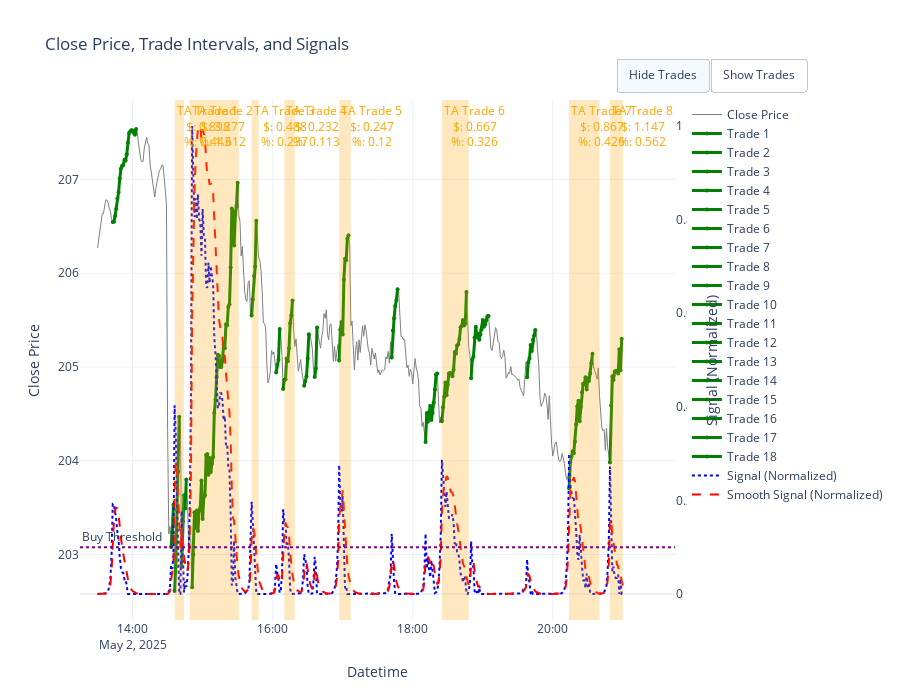

Notebook code for this chart:
### Code cell
df_fin = saveDF_checkDAY(
                        df=df,
                        ticker=ticker,
                        min_prof_thr=min_prof_thr, 
                        max_down_prop=max_down_prop, 
                        gain_tightening_factor=gain_tightening_factor,
                        smooth_win_sig=smooth_win_sig, 
                        pre_entry_decay=pre_entry_decay, 
                        buy_threshold=buy_threshold, 
                        trailing_stop_thresh=trailing_stop_thresh,
                        day_to_check=day_to_check,
                        reduce_win=reduce_win
                        )

df_fin

### Figure 1 — Plotly figure (JSON) as saved in the notebook; plotly's stock layout.template omitted (floating-point values rounded to 4 significant figures; data arrays with more than 128 entries replaced by an {"elided": "..."} marker saying what was removed)
{"data": [{"hoverinfo": "x+y", "hovertemplate": "Date: %{x}<br>Close: %{y:.2f}<extra></extra>", "line": {"color": "grey", "width": 1}, "mode": "lines", "name": "Close Price", "type": "scatter", "x": {"elided": "451 str values"}, "y": {"elided": "451 float values"}}, {"hoveron": "points", "hovertemplate": "Trade 1: Return: 0.48%<extra></extra>", "line": {"color": "green", "width": 3}, "marker": {"color": "green", "size": 4}, "mode": "lines+markers", "name": "Trade 1", "type": "scatter", "visible": true, "x": ["2025-05-02T13:43:00.000000000", "2025-05-02T13:44:00.000000000", "2025-05-02T13:45:00.000000000", "2025-05-02T13:46:00.000000000", "2025-05-02T13:47:00.000000000", "2025-05-02T13:48:00.000000000", "2025-05-02T13:49:00.000000000", "2025-05-02T13:50:00.000000000", "2025-05-02T13:51:00.000000000", "2025-05-02T13:52:00.000000000", "2025-05-02T13:53:00.000000000", "2025-05-02T13:54:00.000000000", "2025-05-02T13:55:00.000000000", "2025-05-02T13:56:00.000000000", "2025-05-02T13:57:00.000000000", "2025-05-02T13:58:00.000000000", "2025-05-02T13:59:00.000000000", "2025-05-02T14:00:00.000000000", "2025-05-02T14:01:00.000000000", "2025-05-02T14:02:00.000000000", "2025-05-02T14:03:00.000000000"], "y": [206.5, 206.5, 206.6, 206.7, 206.8, 206.9, 207.0, 207.1, 207.1, 207.2, 207.2, 207.2, 207.3, 207.4, 207.5, 207.5, 207.5, 207.5, 207.5, 207.5, 207.5]}, {"hoveron": "points", "hovertemplate": "Trade 2: Return: 0.22%<extra></extra>", "line": {"color": "green", "width": 3}, "marker": {"color": "green", "size": 4}, "mode": "lines+markers", "name": "Trade 2", "type": "scatter", "visible": true, "x": ["2025-05-02T14:33:00.000000000", "2025-05-02T14:34:00.000000000", "2025-05-02T14:35:00.000000000"], "y": [203.1, 203.2, 203.5]}, {"hoveron": "points", "hovertemplate": "Trade 3: Return: 0.92%<extra></extra>", "line": {"color": "green", "width": 3}, "marker": {"color": "green", "size": 4}, "mode": "lines+markers", "name": "Trade 3", "type": "scatter", "visible": true, "x": ["2025-05-02T14:36:00.000000000", "2025-05-02T14:37:00.000000000", "2025-05-02T14:38:00.000000000", "2025-05-02T14:39:00.000000000", "2025-05-02T14:40:00.000000000"], "y": [202.6, 202.9, 203.5, 203.9, 204.5]}, {"hoveron": "points", "hovertemplate": "Trade 4: Return: 0.46%<extra></extra>", "line": {"color": "green", "width": 3}, "marker": {"color": "green", "size": 4}, "mode": "lines+markers", "name": "Trade 4", "type": "scatter", "visible": true, "x": ["2025-05-02T14:42:00.000000000", "2025-05-02T14:43:00.000000000", "2025-05-02T14:44:00.000000000", "2025-05-02T14:45:00.000000000", "2025-05-02T14:46:00.000000000"], "y": [202.9, 203.3, 203.6, 203.5, 203.8]}, {"hoveron": "points", "hovertemplate": "Trade 5: Return: 2.13%<extra></extra>", "line": {"color": "green", "width": 3}, "marker": {"color": "green", "size": 4}, "mode": "lines+markers", "name": "Trade 5", "type": "scatter", "visible": true, "x": ["2025-05-02T14:51:00.000000000", "2025-05-02T14:52:00.000000000", "2025-05-02T14:53:00.000000000", "2025-05-02T14:54:00.000000000", "2025-05-02T14:55:00.000000000", "2025-05-02T14:56:00.000000000", "2025-05-02T14:57:00.000000000", "2025-05-02T14:58:00.000000000", "2025-05-02T14:59:00.000000000", "2025-05-02T15:00:00.000000000", "2025-05-02T15:01:00.000000000", "2025-05-02T15:02:00.000000000", "2025-05-02T15:03:00.000000000", "2025-05-02T15:04:00.000000000", "2025-05-02T15:05:00.000000000", "2025-05-02T15:06:00.000000000", "2025-05-02T15:07:00.000000000", "2025-05-02T15:08:00.000000000", "2025-05-02T15:09:00.000000000", "2025-05-02T15:10:00.000000000", "2025-05-02T15:11:00.000000000", "2025-05-02T15:12:00.000000000", "2025-05-02T15:13:00.000000000", "2025-05-02T15:14:00.000000000", "2025-05-02T15:15:00.000000000", "2025-05-02T15:16:00.000000000", "2025-05-02T15:17:00.000000000", "2025-05-02T15:18:00.000000000", "2025-05-02T15:19:00.000000000", "2025-05-02T15:20:00.000000000", "2025-05-02T15:21:00.000000000", "2025-05-02T15:22:00.000000000", "2025-05-02T15:23:00.000000000", "2025-05-02T15:24:00.000000000", "2025-05-02T15:25:00.000000000", "2025-05-02T15:26:00.000000000", "2025-05-02T15:27:00.000000000", "2025-05-02T15:28:00.000000000", "2025-05-02T15:29:00.000000000", "2025-05-02T15:30:00.000000000"], "y": [202.7, 203.0, 203.4, 203.3, 203.5, 203.2, 203.5, 203.5, 203.8, 203.4, 203.6, 203.6, 204.1, 204.1, 203.8, 204.0, 203.9, 204.0, 204.0, 204.5, 204.7, 204.9, 205.1, 205.1, 205.0, 205.0, 205.1, 205.2, 205.2, 205.5, 205.4, 205.6, 205.7, 206.1, 206.7, 206.7, 206.3, 206.6, 206.7, 207.0]}, {"hoveron": "points", "hovertemplate": "Trade 6: Return: 0.49%<extra></extra>", "line": {"color": "green", "width": 3}, "marker": {"color": "green", "size": 4}, "mode": "lines+markers", "name": "Trade 6", "type": "scatter", "visible": true, "x": ["2025-05-02T15:42:00.000000000", "2025-05-02T15:43:00.000000000", "2025-05-02T15:44:00.000000000", "2025-05-02T15:45:00.000000000", "2025-05-02T15:46:00.000000000"], "y": [205.6, 205.7, 206.0, 206.1, 206.6]}, {"hoveron": "points", "hovertemplate": "Trade 7: Return: 0.23%<extra></extra>", "line": {"color": "green", "width": 3}, "marker": {"color": "green", "size": 4}, "mode": "lines+markers", "name": "Trade 7", "type": "scatter", "visible": true, "x": ["2025-05-02T16:03:00.000000000", "2025-05-02T16:04:00.000000000", "2025-05-02T16:05:00.000000000", "2025-05-02T16:06:00.000000000"], "y": [204.9, 205.0, 205.1, 205.4]}, {"hoveron": "points", "hovertemplate": "Trade 8: Return: 0.46%<extra></extra>", "line": {"color": "green", "width": 3}, "marker": {"color": "green", "size": 4}, "mode": "lines+markers", "name": "Trade 8", "type": "scatter", "visible": true, "x": ["2025-05-02T16:09:00.000000000", "2025-05-02T16:10:00.000000000", "2025-05-02T16:11:00.000000000", "2025-05-02T16:12:00.000000000", "2025-05-02T16:13:00.000000000", "2025-05-02T16:14:00.000000000", "2025-05-02T16:15:00.000000000", "2025-05-02T16:16:00.000000000", "2025-05-02T16:17:00.000000000"], "y": [204.8, 204.9, 204.9, 205.1, 205.1, 205.2, 205.5, 205.6, 205.7]}, {"hoveron": "points", "hovertemplate": "Trade 9: Return: 0.27%<extra></extra>", "line": {"color": "green", "width": 3}, "marker": {"color": "green", "size": 4}, "mode": "lines+markers", "name": "Trade 9", "type": "scatter", "visible": true, "x": ["2025-05-02T16:27:00.000000000", "2025-05-02T16:28:00.000000000", "2025-05-02T16:29:00.000000000", "2025-05-02T16:30:00.000000000", "2025-05-02T16:31:00.000000000"], "y": [204.8, 204.8, 204.9, 205.1, 205.3]}, {"hoveron": "points", "hovertemplate": "Trade 10: Return: 0.26%<extra></extra>", "line": {"color": "green", "width": 3}, "marker": {"color": "green", "size": 4}, "mode": "lines+markers", "name": "Trade 10", "type": "scatter", "visible": true, "x": ["2025-05-02T16:36:00.000000000", "2025-05-02T16:37:00.000000000", "2025-05-02T16:38:00.000000000"], "y": [204.9, 205.0, 205.4]}, {"hoveron": "points", "hovertemplate": "Trade 11: Return: 0.65%<extra></extra>", "line": {"color": "green", "width": 3}, "marker": {"color": "green", "size": 4}, "mode": "lines+markers", "name": "Trade 11", "type": "scatter", "visible": true, "x": ["2025-05-02T16:57:00.000000000", "2025-05-02T16:58:00.000000000", "2025-05-02T16:59:00.000000000", "2025-05-02T17:00:00.000000000", "2025-05-02T17:01:00.000000000", "2025-05-02T17:02:00.000000000", "2025-05-02T17:03:00.000000000", "2025-05-02T17:04:00.000000000", "2025-05-02T17:05:00.000000000"], "y": [205.1, 205.4, 205.5, 205.3, 205.9, 206.2, 206.1, 206.4, 206.4]}, {"hoveron": "points", "hovertemplate": "Trade 12: Return: 0.36%<extra></extra>", "line": {"color": "green", "width": 3}, "marker": {"color": "green", "size": 4}, "mode": "lines+markers", "name": "Trade 12", "type": "scatter", "visible": true, "x": ["2025-05-02T17:42:00.000000000", "2025-05-02T17:43:00.000000000", "2025-05-02T17:44:00.000000000", "2025-05-02T17:45:00.000000000", "2025-05-02T17:46:00.000000000", "2025-05-02T17:47:00.000000000"], "y": [205.1, 205.4, 205.5, 205.7, 205.7, 205.8]}, {"hoveron": "points", "hovertemplate": "Trade 13: Return: 0.36%<extra></extra>", "line": {"color": "green", "width": 3}, "marker": {"color": "green", "size": 4}, "mode": "lines+markers", "name": "Trade 13", "type": "scatter", "visible": true, "x": ["2025-05-02T18:11:00.000000000", "2025-05-02T18:12:00.000000000", "2025-05-02T18:13:00.000000000", "2025-05-02T18:14:00.000000000", "2025-05-02T18:15:00.000000000", "2025-05-02T18:16:00.000000000", "2025-05-02T18:17:00.000000000", "2025-05-02T18:18:00.000000000", "2025-05-02T18:19:00.000000000", "2025-05-02T18:20:00.000000000", "2025-05-02T18:21:00.000000000"], "y": [204.2, 204.5, 204.4, 204.5, 204.6, 204.4, 204.5, 204.6, 204.8, 204.9, 204.9]}, {"hoveron": "points", "hovertemplate": "Trade 14: Return: 0.68%<extra></extra>", "line": {"color": "green", "width": 3}, "marker": {"color": "green", "size": 4}, "mode": "lines+markers", "name": "Trade 14", "type": "scatter", "visible": true, "x": ["2025-05-02T18:25:00.000000000", "2025-05-02T18:26:00.000000000", "2025-05-02T18:27:00.000000000", "2025-05-02T18:28:00.000000000", "2025-05-02T18:29:00.000000000", "2025-05-02T18:30:00.000000000", "2025-05-02T18:31:00.000000000", "2025-05-02T18:32:00.000000000", "2025-05-02T18:33:00.000000000", "2025-05-02T18:34:00.000000000", "2025-05-02T18:35:00.000000000", "2025-05-02T18:36:00.000000000", "2025-05-02T18:37:00.000000000", "2025-05-02T18:38:00.000000000", "2025-05-02T18:39:00.000000000", "2025-05-02T18:40:00.000000000", "2025-05-02T18:41:00.000000000", "2025-05-02T18:42:00.000000000", "2025-05-02T18:43:00.000000000", "2025-05-02T18:44:00.000000000", "2025-05-02T18:45:00.000000000", "2025-05-02T18:46:00.000000000"], "y": [204.4, 204.6, 204.7, 204.8, 204.7, 204.8, 204.9, 204.9, 204.9, 204.9, 205.0, 205.2, 205.1, 205.2, 205.2, 205.3, 205.4, 205.4, 205.5, 205.4, 205.5, 205.8]}, {"hoveron": "points", "hovertemplate": "Trade 15: Return: 0.32%<extra></extra>", "line": {"color": "green", "width": 3}, "marker": {"color": "green", "size": 4}, "mode": "lines+markers", "name": "Trade 15", "type": "scatter", "visible": true, "x": ["2025-05-02T18:50:00.000000000", "2025-05-02T18:51:00.000000000", "2025-05-02T18:52:00.000000000", "2025-05-02T18:53:00.000000000", "2025-05-02T18:54:00.000000000", "2025-05-02T18:55:00.000000000", "2025-05-02T18:56:00.000000000", "2025-05-02T18:57:00.000000000", "2025-05-02T18:58:00.000000000", "2025-05-02T18:59:00.000000000", "2025-05-02T19:00:00.000000000", "2025-05-02T19:01:00.000000000", "2025-05-02T19:02:00.000000000", "2025-05-02T19:03:00.000000000", "2025-05-02T19:04:00.000000000", "2025-05-02T19:05:00.000000000"], "y": [204.9, 205.1, 205.1, 205.3, 205.4, 205.3, 205.4, 205.3, 205.3, 205.4, 205.5, 205.4, 205.4, 205.5, 205.5, 205.5]}, {"hoveron": "points", "hovertemplate": "Trade 16: Return: 0.25%<extra></extra>", "line": {"color": "green", "width": 3}, "marker": {"color": "green", "size": 4}, "mode": "lines+markers", "name": "Trade 16", "type": "scatter", "visible": true, "x": ["2025-05-02T19:38:00.000000000", "2025-05-02T19:39:00.000000000", "2025-05-02T19:40:00.000000000", "2025-05-02T19:41:00.000000000", "2025-05-02T19:42:00.000000000", "2025-05-02T19:43:00.000000000", "2025-05-02T19:44:00.000000000", "2025-05-02T19:45:00.000000000"], "y": [204.9, 205.1, 205.1, 205.2, 205.2, 205.3, 205.3, 205.4]}, {"hoveron": "points", "hovertemplate": "Trade 17: Return: 0.70%<extra></extra>", "line": {"color": "green", "width": 3}, "marker": {"color": "green", "size": 4}, "mode": "lines+markers", "name": "Trade 17", "type": "scatter", "visible": true, "x": ["2025-05-02T20:14:00.000000000", "2025-05-02T20:15:00.000000000", "2025-05-02T20:16:00.000000000", "2025-05-02T20:17:00.000000000", "2025-05-02T20:18:00.000000000", "2025-05-02T20:19:00.000000000", "2025-05-02T20:20:00.000000000", "2025-05-02T20:21:00.000000000", "2025-05-02T20:22:00.000000000", "2025-05-02T20:23:00.000000000", "2025-05-02T20:24:00.000000000", "2025-05-02T20:25:00.000000000", "2025-05-02T20:26:00.000000000", "2025-05-02T20:27:00.000000000", "2025-05-02T20:28:00.000000000", "2025-05-02T20:29:00.000000000", "2025-05-02T20:30:00.000000000", "2025-05-02T20:31:00.000000000", "2025-05-02T20:32:00.000000000", "2025-05-02T20:33:00.000000000", "2025-05-02T20:34:00.000000000"], "y": [203.7, 204.0, 204.0, 204.1, 204.1, 204.2, 204.4, 204.6, 204.6, 204.4, 204.6, 204.7, 204.8, 204.8, 204.9, 204.8, 204.9, 204.9, 204.9, 205.0, 205.1]}, {"hoveron": "points", "hovertemplate": "Trade 18: Return: 0.65%<extra></extra>", "line": {"color": "green", "width": 3}, "marker": {"color": "green", "size": 4}, "mode": "lines+markers", "name": "Trade 18", "type": "scatter", "visible": true, "x": ["2025-05-02T20:49:00.000000000", "2025-05-02T20:50:00.000000000", "2025-05-02T20:51:00.000000000", "2025-05-02T20:52:00.000000000", "2025-05-02T20:53:00.000000000", "2025-05-02T20:54:00.000000000", "2025-05-02T20:55:00.000000000", "2025-05-02T20:56:00.000000000", "2025-05-02T20:57:00.000000000", "2025-05-02T20:58:00.000000000", "2025-05-02T20:59:00.000000000"], "y": [204.0, 204.6, 204.9, 204.9, 204.9, 205.0, 205.0, 204.9, 205.2, 205.0, 205.3]}, {"hovertemplate": "Date: %{x}<br>Signal: %{y:.2f}<extra></extra>", "line": {"color": "blue", "dash": "dot", "width": 2}, "mode": "lines", "name": "Signal (Normalized)", "type": "scatter", "visible": true, "x": {"elided": "451 str values"}, "y": {"elided": "451 float values"}, "yaxis": "y2"}, {"hovertemplate": "Date: %{x}<br>Smooth Signal: %{y:.2f}<extra></extra>", "line": {"color": "red", "dash": "dash", "width": 2}, "mode": "lines", "name": "Smooth Signal (Normalized)", "type": "scatter", "visible": true, "x": {"elided": "451 str values"}, "y": {"elided": "451 float values"}, "yaxis": "y2"}], "layout": {"annotations": [{"font": {"color": "orange"}, "showarrow": false, "text": "TA Trade 1<br>$: 0.898<br>%: 0.443", "x": "2025-05-02T14:36:00", "xanchor": "left", "xref": "x", "y": 1, "yanchor": "top", "yref": "y domain"}, {"font": {"color": "orange"}, "showarrow": false, "text": "TA Trade 2<br>$: 3.277<br>%: 1.612", "x": "2025-05-02T14:49:00", "xanchor": "left", "xref": "x", "y": 1, "yanchor": "top", "yref": "y domain"}, {"font": {"color": "orange"}, "showarrow": false, "text": "TA Trade 3<br>$: 0.488<br>%: 0.237", "x": "2025-05-02T15:42:00", "xanchor": "left", "xref": "x", "y": 1, "yanchor": "top", "yref": "y domain"}, {"font": {"color": "orange"}, "showarrow": false, "text": "TA Trade 4<br>$: 0.232<br>%: 0.113", "x": "2025-05-02T16:10:00", "xanchor": "left", "xref": "x", "y": 1, "yanchor": "top", "yref": "y domain"}, {"font": {"color": "orange"}, "showarrow": false, "text": "TA Trade 5<br>$: 0.247<br>%: 0.12", "x": "2025-05-02T16:57:00", "xanchor": "left", "xref": "x", "y": 1, "yanchor": "top", "yref": "y domain"}, {"font": {"color": "orange"}, "showarrow": false, "text": "TA Trade 6<br>$: 0.667<br>%: 0.326", "x": "2025-05-02T18:25:00", "xanchor": "left", "xref": "x", "y": 1, "yanchor": "top", "yref": "y domain"}, {"font": {"color": "orange"}, "showarrow": false, "text": "TA Trade 7<br>$: 0.867<br>%: 0.426", "x": "2025-05-02T20:14:00", "xanchor": "left", "xref": "x", "y": 1, "yanchor": "top", "yref": "y domain"}, {"font": {"color": "orange"}, "showarrow": false, "text": "TA Trade 8<br>$: 1.147<br>%: 0.562", "x": "2025-05-02T20:49:00", "xanchor": "left", "xref": "x", "y": 1, "yanchor": "top", "yref": "y domain"}, {"showarrow": false, "text": "Buy Threshold", "x": 0, "xanchor": "left", "xref": "x domain", "y": 0.1, "yanchor": "bottom", "yref": "y2"}], "height": 700, "hovermode": "x unified", "shapes": [{"fillcolor": "orange", "line": {"width": 0}, "opacity": 0.25, "type": "rect", "x0": "2025-05-02T14:36:00", "x1": "2025-05-02T14:44:00", "xref": "x", "y0": 0, "y1": 1, "yref": "y domain"}, {"fillcolor": "orange", "line": {"width": 0}, "opacity": 0.25, "type": "rect", "x0": "2025-05-02T14:49:00", "x1": "2025-05-02T15:31:00", "xref": "x", "y0": 0, "y1": 1, "yref": "y domain"}, {"fillcolor": "orange", "line": {"width": 0}, "opacity": 0.25, "type": "rect", "x0": "2025-05-02T15:42:00", "x1": "2025-05-02T15:48:00", "xref": "x", "y0": 0, "y1": 1, "yref": "y domain"}, {"fillcolor": "orange", "line": {"width": 0}, "opacity": 0.25, "type": "rect", "x0": "2025-05-02T16:10:00", "x1": "2025-05-02T16:19:00", "xref": "x", "y0": 0, "y1": 1, "yref": "y domain"}, {"fillcolor": "orange", "line": {"width": 0}, "opacity": 0.25, "type": "rect", "x0": "2025-05-02T16:57:00", "x1": "2025-05-02T17:07:00", "xref": "x", "y0": 0, "y1": 1, "yref": "y domain"}, {"fillcolor": "orange", "line": {"width": 0}, "opacity": 0.25, "type": "rect", "x0": "2025-05-02T18:25:00", "x1": "2025-05-02T18:48:00", "xref": "x", "y0": 0, "y1": 1, "yref": "y domain"}, {"fillcolor": "orange", "line": {"width": 0}, "opacity": 0.25, "type": "rect", "x0": "2025-05-02T20:14:00", "x1": "2025-05-02T20:40:00", "xref": "x", "y0": 0, "y1": 1, "yref": "y domain"}, {"fillcolor": "orange", "line": {"width": 0}, "opacity": 0.25, "type": "rect", "x0": "2025-05-02T20:49:00", "x1": "2025-05-02T21:00:00", "xref": "x", "y0": 0, "y1": 1, "yref": "y domain"}, {"line": {"color": "purple", "dash": "dot"}, "type": "line", "x0": 0, "x1": 1, "xref": "x domain", "y0": 0.1, "y1": 0.1, "yref": "y2"}], "title": {"text": "Close Price, Trade Intervals, and Signals"}, "updatemenus": [{"buttons": [{"args": [{"visible": [true, "legendonly", "legendonly", "legendonly", "legendonly", "legendonly", "legendonly", "legendonly", "legendonly", "legendonly", "legendonly", "legendonly", "legendonly", "legendonly", "legendonly", "legendonly", "legendonly", "legendonly", "legendonly", true, true]}], "label": "Hide Trades", "method": "update"}, {"args": [{"visible": [true, true, true, true, true, true, true, true, true, true, true, true, true, true, true, true, true, true, true, true, true]}], "label": "Show Trades", "method": "update"}], "direction": "left", "pad": {"r": 10, "t": 10}, "showactive": true, "type": "buttons", "x": 0.9, "xanchor": "left", "y": 1.1, "yanchor": "top"}], "xaxis": {"title": {"text": "Datetime"}}, "yaxis": {"title": {"text": "Close Price"}}, "yaxis2": {"overlaying": "y", "showgrid": false, "side": "right", "title": {"text": "Signal (Normalized)"}}}}
